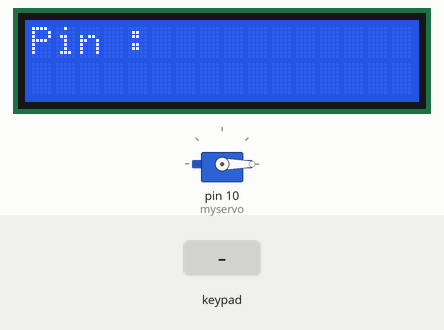
A sketch run on a simulated Arduino Uno, built with avr-gcc and run on an emulated ATmega328P. Shown: 16×2 character LCD, servo. The inputs (shaded band) are chosen by the test bench.

Above: at 1.2 s.
1.3 s: keypad keys 1 2 3 4 pressed 0.4 s apart
At 3.7 s:
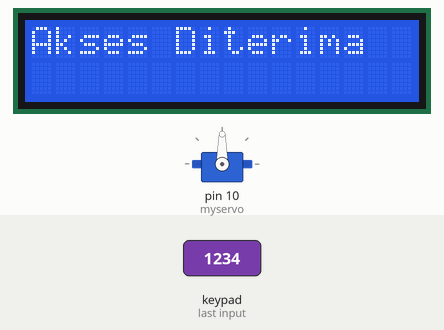
4.5 s: keypad keys 9 8 7 6 pressed 0.4 s apart
At 7.8 s:
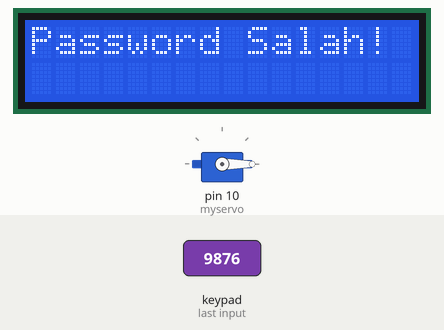
9.1 s: key '1' pressed
At 10.3 s:
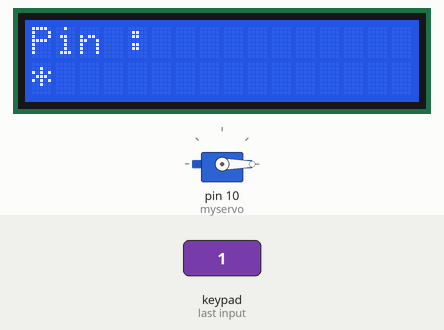
10.6 s: key '2' pressed
At 11.3 s:
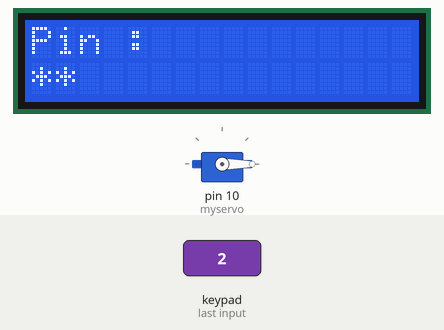
Timing chart, 0 to 13.1 s (numbered marks = the images above; inputs shaded):
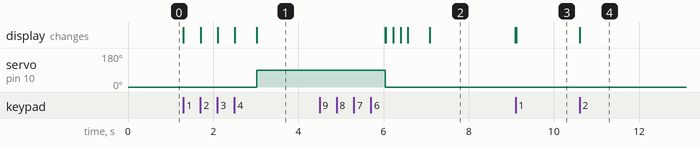

The sketch:

Main_Code.ino
```cpp
#include <Keypad.h>
#include <LiquidCrystal_I2C.h>
#include <Servo.h>

char password[] = "1234"; // Pin Agar Membuka, Bisa di Ubah Ubah Sesuai Keinginan
char inputCode[5];
int inputCount = 0;

const byte ROWS = 4;
const byte COLS = 4;
char keys[ROWS][COLS] = {
  {'1','2','3','A'},
  {'4','5','6','B'},
  {'7','8','9','C'},
  {'*','0','#','D'}
};
byte rowPins[ROWS] = {9, 8, 7, 6};
byte colPins[COLS] = {5, 4, 3, 2};

Keypad keypad = Keypad(makeKeymap(keys), rowPins, colPins, ROWS, COLS);
LiquidCrystal_I2C lcd(32, 16, 2);
Servo myservo;

void setup() {
  lcd.init();
  lcd.backlight();
  myservo.attach(10);
  myservo.write(0);
  lcd.print("Pin :");
}

void loop() {
  char key = keypad.getKey();

  if (key) {
    inputCode[inputCount] = key;
    lcd.setCursor(inputCount, 1);
    lcd.print('*');
    inputCount++;

    if (inputCount == 4) {
      inputCode[inputCount] = '\0';
      delay(500);

      if (strcmp(inputCode, password) == 0) {
        lcd.clear();
        lcd.print("Akses Diterima");
        myservo.write(90);
        delay(3000);
        myservo.write(0);
        resetLcd();
      } else {
        lcd.clear();
        lcd.print("Password Salah!");
        delay(2000);
        resetLcd();
      }
      inputCount = 0;
    }
  }
}

void resetLcd() {
  lcd.clear();
  lcd.print("Pin :");
  inputCount = 0;
}
```

Measured:
- after the input at 1.3 s, servo on pin 10 (myservo): 0° → 90° after 1.7 s; the display: first changes at once (image 1 shows a later state)
- after the input at 4.5 s, the display: first differs from a run without the input after 1.6 s (image 2 shows a later state)
- after the input at 9.1 s, the display: changes at once (image 3)
- after the input at 10.6 s, the display: changes at once (image 4)
- what the display in image 2 shows lasts 2.0 s, from 7.1 s to 9.1 s
